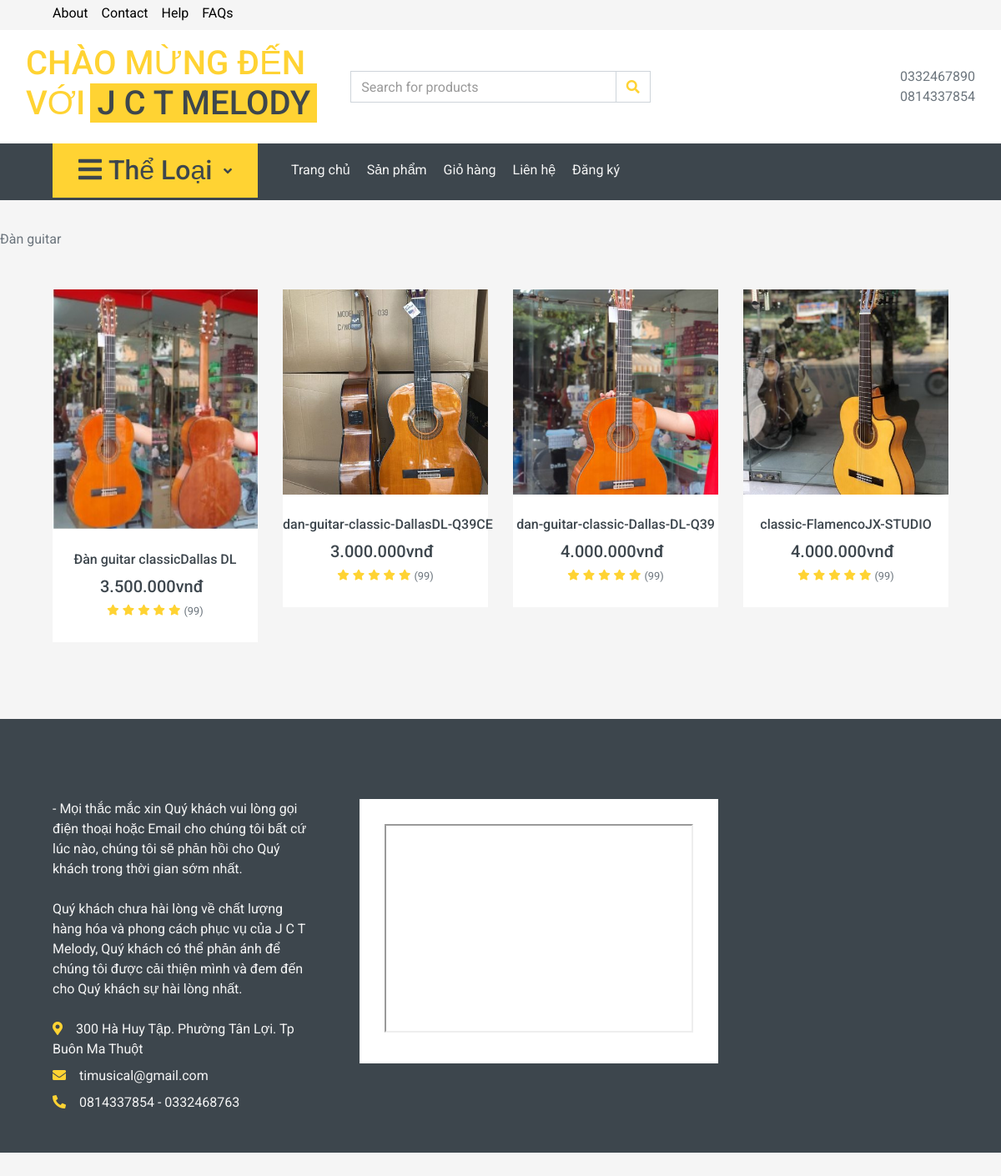
The app's page /index.php?quanly=danhmucsanpham&id=2 with its own data.
### tables this page shows
CREATE TABLE `tbl_danhmuc` (
  `id_danhmuc` int(11) NOT NULL,
  `tendanhmuc` varchar(100) NOT NULL,
  `thutu` int(11) NOT NULL
);

CREATE TABLE `tbl_sanpham` (
  `id_sanpham` int(11) NOT NULL,
  `tensanpham` varchar(250) NOT NULL,
  `masp` varchar(100) NOT NULL,
  `giasp` varchar(50) NOT NULL,
  `soluong` int(11) NOT NULL,
  `hinhanh` varchar(50) NOT NULL,
  `tomtat` text NOT NULL,
  `noidung` text NOT NULL,
  `tinhtrang` int(11) NOT NULL,
  `id_danhmuc` int(11) NOT NULL
);

### pages/main/danhmuc.php (the view, shortened to what this page needs)
<?php
	$sql_pro = "SELECT * FROM tbl_sanpham WHERE tbl_sanpham.id_danhmuc='$_GET[id]' ORDER BY id_sanpham DESC";
	$query_pro = mysqli_query($mysqli,$sql_pro);
	$sql_cate = "SELECT * FROM tbl_danhmuc WHERE tbl_danhmuc.id_danhmuc='$_GET[id]' LIMIT 1";
	$query_cate = mysqli_query($mysqli,$sql_cate);
	$row_title = mysqli_fetch_array($query_cate);
?>
<?php echo $row_title['tendanhmuc'] ?>
 <div class="container-fluid pt-5 pb-3">
    <div class="row px-xl-5">
        <?php while($row = mysqli_fetch_array($query_pro)) { ?>
        <div class="col-lg-3 col-md-4 col-sm-6 col-5 pb-1">
    <div class="product-item bg-light mb-4">
                <div class="product-img position-relative overflow-hidden">
                    <div class="product-image-wrapper">
                    <img  class="img-fluid h-auto w-100" src="admincp/modules/quanlysp/uploads/<?php echo $row['hinhanh'] ?>"alt="<?php echo $cart_item['tensanpham']; ?>">
                    </div>
                    <div class="product-action">
                    </div>
                </div>
                <div class="product-info text-center py-4">
                    <a class="h6 text-decoration-none text-truncate" href="index.php?quanly=sanpham&id=<?php echo $row['id_sanpham'] ?>"><?php echo $row['tensanpham'] ?></a>
                    <div class="d-flex align-items-center justify-content-center mt-2">
                        <h5><?php echo number_format($row['giasp'], 0, ',', '.') . 'vnđ' ?></h5><h6 class="text-muted ml-2"><del></del></h6>
                    </div>
                    <div class="d-flex align-items-center justify-content-center mb-1">
                        <small class="fa fa-star text-primary mr-1"></small>
                        <small class="fa fa-star text-primary mr-1"></small>
                        <small class="fa fa-star text-primary mr-1"></small>
                        <small class="fa fa-star text-primary mr-1"></small>
                        <small class="fa fa-star text-primary mr-1"></small>
                        <small>(99)</small>
                    </div>
                </div>
            </div>
        </div>
        <?php } ?>
    </div>
</div>

### records on screen
tbl_danhmuc: tendanhmuc "Đàn guitar"
tbl_sanpham: hinhanh (picture), tensanpham "Đàn guitar classicDallas DL", giasp "3.500.000"
tbl_sanpham: hinhanh (picture), tensanpham "dan-guitar-classic-DallasDL-Q39CE", giasp "3.000.000"
tbl_sanpham: hinhanh (picture), tensanpham "dan-guitar-classic-Dallas-DL-Q39", giasp "4.000.000"
tbl_sanpham: hinhanh (picture), tensanpham "classic-FlamencoJX-STUDIO", giasp "4.000.000"
